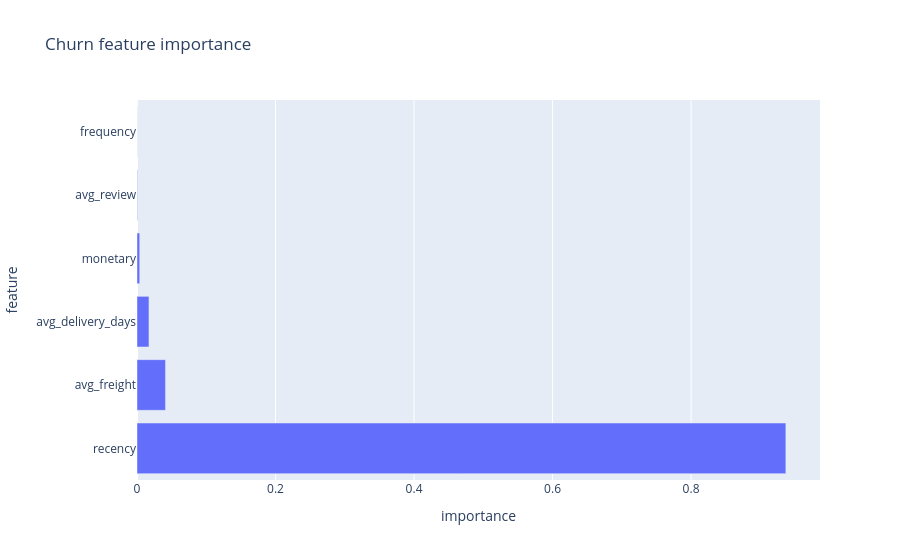

Write notebook code for a chart like this one.
### Code cell
import plotly.express as px
fi = metrics['feature_importance'].reset_index()
fi.columns = ['feature','importance']
px.bar(fi, x='importance', y='feature', orientation='h', title='Churn feature importance').show()

### Figure 1 — Plotly figure (JSON) as saved in the notebook; plotly's stock layout.template omitted (floating-point values rounded to 4 significant figures)
{"data": [{"hovertemplate": "importance=%{x}<br>feature=%{y}<extra></extra>", "legendgroup": "", "marker": {"color": "#636efa", "pattern": {"shape": ""}}, "name": "", "orientation": "h", "showlegend": false, "textposition": "auto", "type": "bar", "x": [0.9368, 0.04118, 0.01729, 0.003936, 0.0006124, 0.0001353], "xaxis": "x", "y": ["recency", "avg_freight", "avg_delivery_days", "monetary", "avg_review", "frequency"], "yaxis": "y"}], "layout": {"barmode": "relative", "legend": {"tracegroupgap": 0}, "title": {"text": "Churn feature importance"}, "xaxis": {"anchor": "y", "domain": [0, 1], "title": {"text": "importance"}}, "yaxis": {"anchor": "x", "domain": [0, 1], "title": {"text": "feature"}}}}
